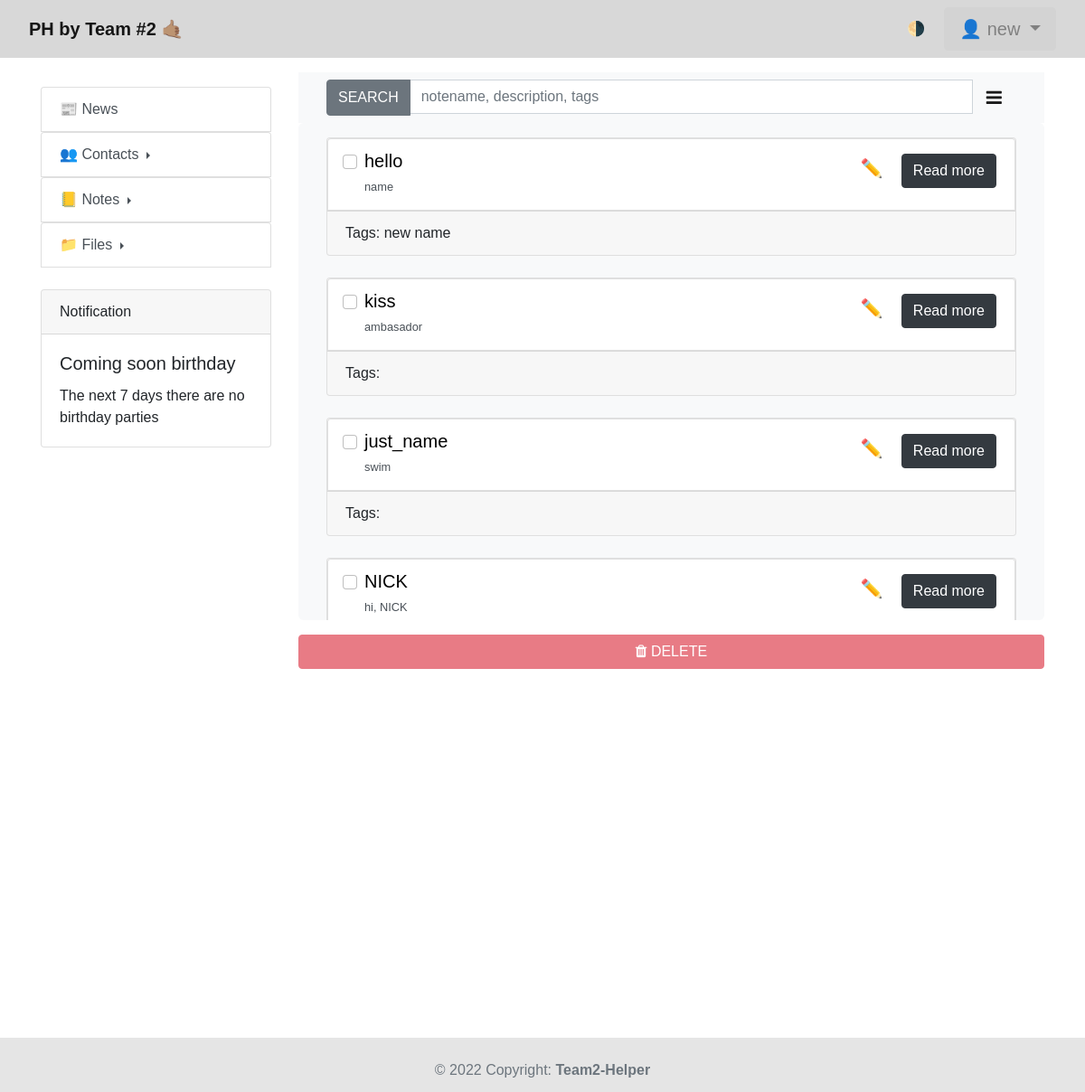
Screenshot of /notes/ (signed in) with the database file from the repository.
### notes/models.py (models this page shows, shortened)
class Note(models.Model):
    name = models.CharField(max_length=40, null=False, unique=True)
    text = models.TextField(null=False)
    tags = models.ManyToManyField(Tag, related_name="tags")
    user = models.ForeignKey(User, on_delete=models.CASCADE, blank=True)
    def get_absolute_url(self):
        return reverse('note', kwargs={'pk': self.pk})
    class Meta:
        verbose_name = 'Note'
        verbose_name_plural = 'Notes'

class Tag(models.Model):
    tag = models.CharField(max_length=20, unique=False)
    user = models.ForeignKey(User, on_delete=models.CASCADE, blank=True)
    def __str__(self) -> str:
        return self.tag
    class Meta:
        verbose_name = 'Tag'
        verbose_name_plural = 'Tags'

### notes/views.py (the view, shortened to what this page needs)
# urls.py: path('notes/', login_required(NoteByUser.as_view(), login_url='home'), name='notes_list'),
class NoteByUser(ListView):
    model = Note
    initial = {'key': 'value'}
    template_name = 'notes/notes_view.html'
    context_object_name = 'notes_data'
    def get_queryset(self):
        return Note.objects.filter(user_id=self.request.user.id)
    def get(self, request, *args, **kwargs):
        context = self.get_context_data(**kwargs)
        return render(request, self.template_name, context)
    def get_context_data(self, *, object_list=None, **kwargs):
        object_list = self.get_queryset()
        context = super().get_context_data(**kwargs, object_list=object_list)
        return context

### contacts/models.py (called while the page is built)
    def days_to_birthday(self):
        if self.birthday is None:
            return 'date is empty'
        contact_birthday_month = self.birthday.month
        contact_birthday_day = self.birthday.day
        if date.today().month >= contact_birthday_month:
            if date.today().month == contact_birthday_month and date.today().day > contact_birthday_day:
                current_year_birthday = date(year=date.today().year+1, month=self.birthday.month, day=self.birthday.day)
            else:
                current_year_birthday = date(year=date.today().year, month=self.birthday.month, day=self.birthday.day)
        else:
            current_year_birthday = date(year=date.today().year, month=self.birthday.month, day=self.birthday.day)
        birthday = current_year_birthday - date.today()
        if birthday.days == 0:
            return 'Today'
        return abs(birthday.days)

### contacts/templatetags/birthday_notification.py (called while the page is built)
@register.inclusion_tag('contacts/birthday_notification_template.html', takes_context=True)
def show_birthday(context):
    birthday_contact = Contacts.objects.filter(user_id=context['request'].user.id)
    data = []
    for contact in birthday_contact:
        if contact.days_to_birthday() != 'date is empty' and contact.days_to_birthday() < 8:
            data.append(contact)
    return {'birthdays': data}

### contacts/templatetags/contact_count.py (called while the page is built)
@register.simple_tag(takes_context=True)
def count_contact(context):
    count = Contacts.objects.filter(user_id=context['request'].user.id).count()
    return count

### files/templatetags/files_count.py (called while the page is built)
@register.simple_tag(takes_context=True)
def count_files(context):
    count = Files.objects.filter(user=context['request'].user).count()
    return count

### notes/templatetags/notes_count.py (called while the page is built)
@register.simple_tag(takes_context=True)
def count_notes(context):
    count = Note.objects.filter(user_id=context['request'].user.id).count()
    return count

### notes/templatetags/tags_count.py (called while the page is built)
@register.simple_tag(takes_context=True)
def count_tags(context):
    count = Tag.objects.filter(user_id=context['request'].user.id).count()
    return count

### notes/templates/notes/notes_view.html (shortened to what this page needs)
{% extends 'base.html' %}
{% load static %}
{% block content %}
<div class="navbar bg-light">
    <form class="container-fluid" action="{% url 'search_notes' %}" method="get">
        <div class="input-group">
            <button class="btn btn-secondary" type="submit" id="basic-addon1">SEARCH</button>
            <input class="form-control" type="text" name="a" placeholder="notename, description, tags">
            <div class="d-grid gap-2 d-md-flex justify-content-md-end">
                 <a class="navbar-brand ml-3" href="{% url 'notes_list' %}"><i class="fa fa-bars"></i></a>
            </div>
        </div>
    </form>
</div>
<div data-bs-spy="scroll" style="overflow: scroll;height: 550px" data-bs-root-margin="0px 0px -10%"
     data-bs-smooth-scroll="true" class="scrollspy-example bg-light p-3 rounded-2" tabindex="1">
    <form id="noteForm" class="container-fluid" action="{% url 'notes_list' %}" method="post">
        <div class="list-group">
            {% if notes_data %}
            {% for note in notes_data %}
            <div class="card mb-4">
                <div class="list-group-item list-group-item-action">
                    <div class="d-flex w-100 justify-content-between">
                        <div class="form-check">
                            <input class="form-check-input" type="checkbox" name="note" value="{{note.pk}}"
                                   id="flexCheckIndeterminate">
                            <a style="color: black" href="{{ note.get_absolute_url }}"><h5 class="mb-1">
                                {{note.name}}</h5></a>
                            <small>{{note.text|truncatewords:17}}</small>
                        </div>
                        <div>
                            <a class="navbar-brand ml-3" href="{{ note.get_absolute_url }}">✏️</a>
                            <button type="button" class="btn btn-dark" data-bs-toggle="modal"
                                    data-bs-target="#exampleModal{{note.id}}">
                                Read more
                            </button>
                        </div>
                    </div>
                </div>
                <div class="card-footer">
                    Tags: {{note.tags.all|join:" "}}
                </div>
            </div>
            {% endfor %}
        </div>
    </form>
</div>
<div class="d-grid d-md-flex justify-content-md-end mb-2">
    <button type="submit" form="noteForm" class="btn btn-danger btn-block mt-3" id="submit" disabled><i
            class="fa fa-trash"></i> DELETE
    </button>
    {% else %}
    <img src="https://cdn.dribbble.com/users/415089/screenshots/14359077/media/12e60e1d4f5556b56310908bc9e6c2ea.jpg?compress=1&resize=768x576&vertical=top"
         height="85%" width="85%" class="rounded mx-auto d-block" alt="not-search-result">
    {% endif %}
</div>
{% endblock %}

### templates/inc/_navbar.html (shortened to what this page needs)
{% if user.is_authenticated %}
<nav id="navbar" class="navbar navbar-expand-lg ">
    <div class="ml-10 collapse navbar-collapse ml-10" id="navbarSupportedContent">
        <a class="navbar-brand ml-3" href="{% url 'home' %}"><b>PH by Team #2 🤙🏽</b></a>
    </div>
    <nav class="nav nav-pills flex-column flex-sm-row">
        <button class="btn mr-2">🌗</button>
        <div class="dropdown mr-3">
        <button id="btn-profile" class="btn btn-secondary btn-lg dropdown-toggle" type="button" data-bs-toggle="dropdown" aria-expanded="false">
            👤 {{ user.username }}
         </button>
        </div>
    </nav>
</nav>
 {% endif %}

### static/css/styles.css (style rules this page uses)
#btn-profile { background-color: lightgray; border-color: lightgray; color: gray; }
.navbar-brand { color: black; }

### templates/inc/_navbar.html (style rules this page uses)
body { --text-color: lightgray; --bkg-color: #fff; }
#navbar { --text-color: black; --bkg-color: #D8D8D8; }
* { font-family: Arial, Helvetica, sans-serif; }
body { background: var(--bkg-color); }
#navbar { background: var(--bkg-color); }

### rows the page displays
Note: name "hello", text "name", tags.all "new name"
Note: name "kiss", text "ambasador"
Note: name "just_name", text "swim"
Note: name "NICK", text "hi, NICK"

### other values shown
{{ user.username }} "new"
